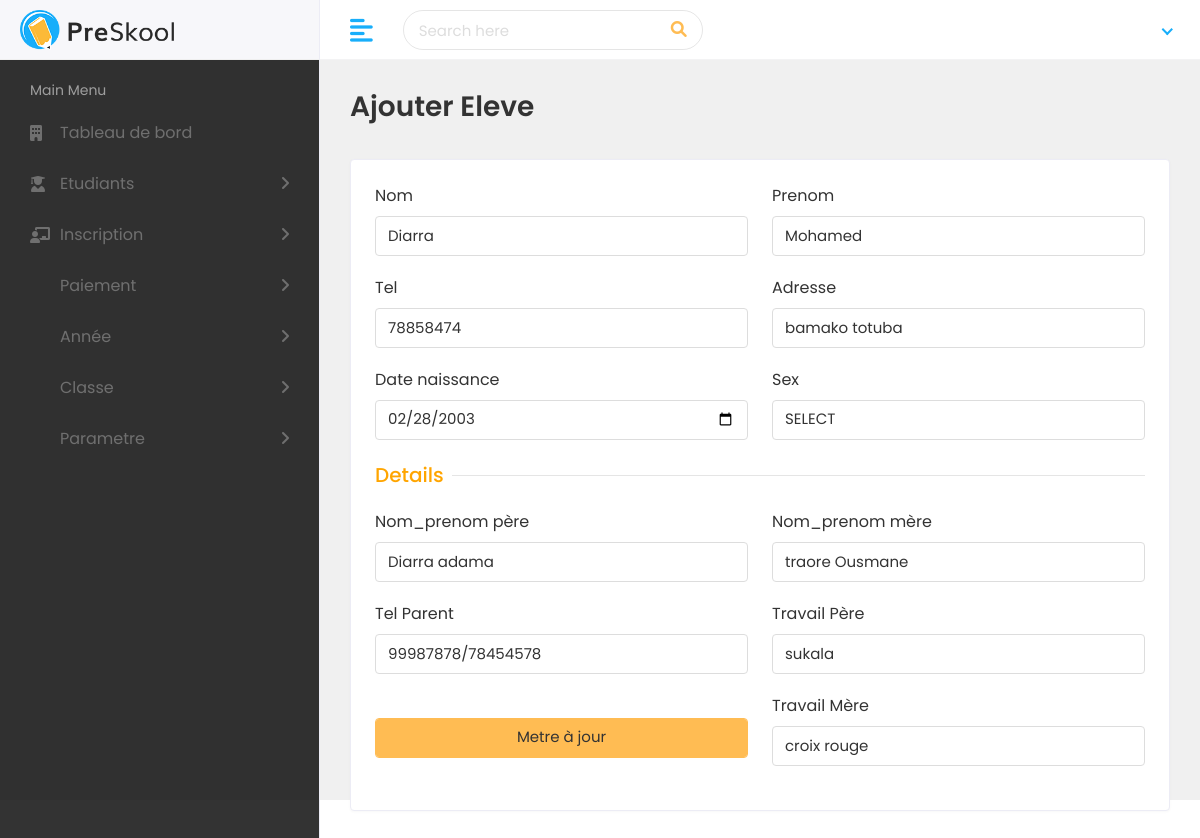
The app's page /pages/editerEleve.php?id_eleve=10012 (signed in) with its own data.
### tables this page shows
CREATE TABLE `eleve` (
  `id_eleve` int(10) UNSIGNED NOT NULL,
  `nom` varchar(45) DEFAULT NULL,
  `prenom` varchar(45) DEFAULT NULL,
  `telephone` varchar(45) DEFAULT NULL,
  `adresse` varchar(100) NOT NULL,
  `np_mere` varchar(45) DEFAULT NULL,
  `np_pere` varchar(45) DEFAULT NULL,
  `tel_parent` varchar(45) NOT NULL,
  `lieuxtravailPere` varchar(45) DEFAULT NULL,
  `lieuxtravailMere` varchar(45) DEFAULT NULL,
  `date_nais` date NOT NULL,
  `sex` varchar(45) DEFAULT NULL,
  `date_enregister` datetime NOT NULL DEFAULT current_timestamp(),
  `id_user` int(11) NOT NULL
);

### pages/editerEleve.php (the view, shortened to what this page needs)
<?php
require '../includes/head.php';
$id_eleve = $_GET['id_eleve'];
require '../codePHP/modifierEleve.php';
$encian = $pdo->prepare("SELECT * from eleve WHERE id_eleve = ?");
$encian->execute(array($id_eleve));
?>
<div class="header">
<div class="header-left">
<a href="index.html" class="logo">
<img src="../assets/img/logo.png" alt="Logo">
</a>
</div>
<a href="javascript:void(0);" id="toggle_btn">
<i class="fas fa-align-left"></i>
</a>
<div class="top-nav-search">
<form>
<input type="text" class="form-control" placeholder="Search here">
<button class="btn" type="submit"><i class="fas fa-search"></i></button>
</form>
</div>
<?php  require '../includes/sous.php'; ?>
</div>
<?php  require '../includes/nav.php'; ?>
<div class="page-wrapper">
<div class="content container-fluid">
<div class="page-header">
<div class="row align-items-center">
<div class="col">
<h3 class="page-title">Ajouter Eleve</h3>
</div>
</div>
</div>
<div class="row">
<div class="col-sm-12">
<div class="card">
<div class="card-body">
<form method="POST">
<?php foreach($encian as $resultat){ ?>
<div class="row">
<div class="col-12 col-sm-6">
<div class="form-group">
<label>Nom</label>
<input type="text" name="nom" value="<?php echo $resultat['nom']; ?>" required class="form-control">
</div>
</div>
<div class="col-12 col-sm-6">
<div class="form-group">
<label>Prenom</label>
<input type="text" name="prenom" value="<?php echo $resultat['prenom']; ?>" required class="form-control">
</div>
</div>
<div class="col-12 col-sm-6">
<div class="form-group">
<label>Tel</label>
<input type="text" name="telephone" value="<?php echo $resultat['telephone']; ?>" class="form-control">
</div>
</div>
<div class="col-12 col-sm-6">
<div class="form-group">
<label>Adresse</label>
<input type="text" name="adresse" value="<?php echo $resultat['adresse']; ?>" required class="form-control">
</div>
</div>
<div class="col-12 col-sm-6">
 <div class="form-group">
<label>Date naissance</label>
<input type="date" name="date_nais" value="<?php echo $resultat['date_nais']; ?>" required class="form-control">
</div>
</div>
<div class="col-12 col-sm-6">
 <div class="form-group">
<label>Sex</label>
<select class="form-control" name="sex"  required>
    <option value="0" selected="true" disabled>SELECT</option>
</select>
</div>
</div>
<div class="col-12">
<h5 class="form-title" style="color:orange;"><span >Details</span></h5>
</div>
<div class="col-12 col-sm-6">
<div class="form-group">
<label>Nom_prenom père</label>
<input type="text" name="np_pere" value="<?php echo $resultat['np_pere']; ?>" required class="form-control">
</div>
</div>
<div class="col-12 col-sm-6">
<div class="form-group">
<label>Nom_prenom mère</label>
<input type="text" name="np_mere" value="<?php echo $resultat['np_mere']; ?>" required class="form-control">
</div>
</div>
<div class="col-12 col-sm-6">
<div class="form-group">
<label>Tel Parent</label>
<input type="text" name="tel_parent" value="<?php echo $resultat['tel_parent']; ?>" required class="form-control">
</div>
</div>
<div class="col-12 col-sm-6">
<div class="form-group">
<label>Travail Père</label>
<input class="form-control" value="<?php echo $resultat['lieuxtravailPere']; ?>" required name="lieuxtravailPere" type="text">
</div>
</div>
<div class="col-12 col-sm-6">
<div class="form-group">
<input class="form-control btn btn-primary" name="update" type="submit" value="Metre à jour">
</div>
</div>
<div class="col-12 col-sm-6">
<div class="form-group">
<label>Travail Mère</label>
<input class="form-control" value="<?php echo $resultat['lieuxtravailMere']; ?>" required name="lieuxtravailMere" type="text">
</div>
</div>
<?php } ?>
</div>
</form>
</div>
</div>
</div>
</div>
</div>
</div>
</div>
</body>
</html>

### assets/css/style.css (style rules this page uses)
html { height: 100%; }
body { background-color: #fff; color: #333; font-family: 'Poppins', sans-serif; font-size: 1rem; height: 100%; line-height: 1.5; overflow-x: hidden; }
h1, h2, h3, h4, h5, h6 { font-family: 'Poppins', sans-serif; margin-top: 0; }
.form-control { border: 1px solid #ddd; box-shadow: none; color: #333; font-size: 15px; height: 40px; }
a { color: #009ce7; text-decoration: none; }
input, button, a { transition: all 0.4s ease; -moz-transition: all 0.4s ease; -o-transition: all 0.4s ease; -ms-transition: all 0.4s ease; -webkit-transition: all 0.4s ease; }
input, input:focus, button, button:focus { outline: none; }
input[type=text], input[type=password] { -webkit-appearance: none; -moz-appearance: none; appearance: none; }
.form-group { margin-bottom: 1.25rem; }
label { display: inline-block; margin-bottom: 0.5rem; }
.btn-primary { background-color: #FFBC53; border: 1px solid #FFBC53; }
.card { border: 1px solid #ececf5; box-shadow: 0 1px 3px 0 rgba(0, 0, 0, 0.03); margin-bottom: 1.875rem; }
.card-body { padding: 1.5rem; }
.header { background-color: #fff; border-bottom: 1px solid #f3f3f4; left: 0; position: fixed; right: 0; top: 0; z-index: 1001; height: 60px; }
.header .header-left { float: left; height: 60px; padding: 0 20px; position: relative; width: 320px; z-index: 1; transition: all 0.2s ease-in-out; background-color: #f7f7fa; border-bottom: 1px solid #efefef; border-right: 1px solid #ececf5; display: flex; align-items: center; }
.header .header-left .logo { display: inline-block; line-height: 60px; }
.header .header-left .logo img { max-height: 40px; width: auto; }
.top-nav-search { float: left; margin-left: 15px; }
.top-nav-search form { margin-top: 10px; position: relative; width: 300px; }
.top-nav-search .form-control { background-color: transparent; border-color: rgba(0, 0, 0, 0.1); border-radius: 50px; color: #6c757d; height: 40px; padding: 10px 50px 10px 15px; }
.top-nav-search .btn { background-color: transparent; border-color: transparent; color: #ffbc53; min-height: 40px; padding: 7px 15px; position: absolute; right: 0; top: 0; }
.top-nav-search .form-control::placeholder { color: #ddd; }
.page-wrapper { margin-left: 320px; padding-top: 60px; position: relative; transition: all 0.4s ease; }
.page-wrapper > .content { padding: 1.875rem 1.875rem 0; }
.page-header { margin-bottom: 1.875rem; }
.page-title { font-size: 28px; font-weight: 600; color: #333; margin-bottom: 5px; }
.form-title { width: 100%; max-width: 100%; padding: 0; font-size: 1.25rem; font-weight: 500; line-height: inherit; color: #333; white-space: normal; position: relative; display: block; margin-bottom: 20px; }
.form-title:before { content: ""; position: absolute; left: 0px; right: 0px; height: 1px; top: 50%; background-color: rgba(0, 0, 0, 0.1); }
.form-title span { padding: 0px 0.5rem 0 0; background-color: #fff; display: inline-block; z-index: 2; position: relative; }
@media (min-width: 992px) { #toggle_btn { align-items: center; color: #18aefa; display: inline-flex; float: left; font-size: 26px; height: 60px; justify-content: center; margin-left: 15px; padding: 0 15px; } }

### includes/nav.php (style rules this page uses)
a { color: red; }

### records on screen
eleve: nom "Diarra", prenom "Mohamed", telephone "78858474", adresse "bamako totuba", date_nais "02/28/2003", np_pere "Diarra adama", np_mere "traore Ousmane", tel_parent "99987878/78454578", lieuxtravailPere "sukala", lieuxtravailMere "croix rouge"
